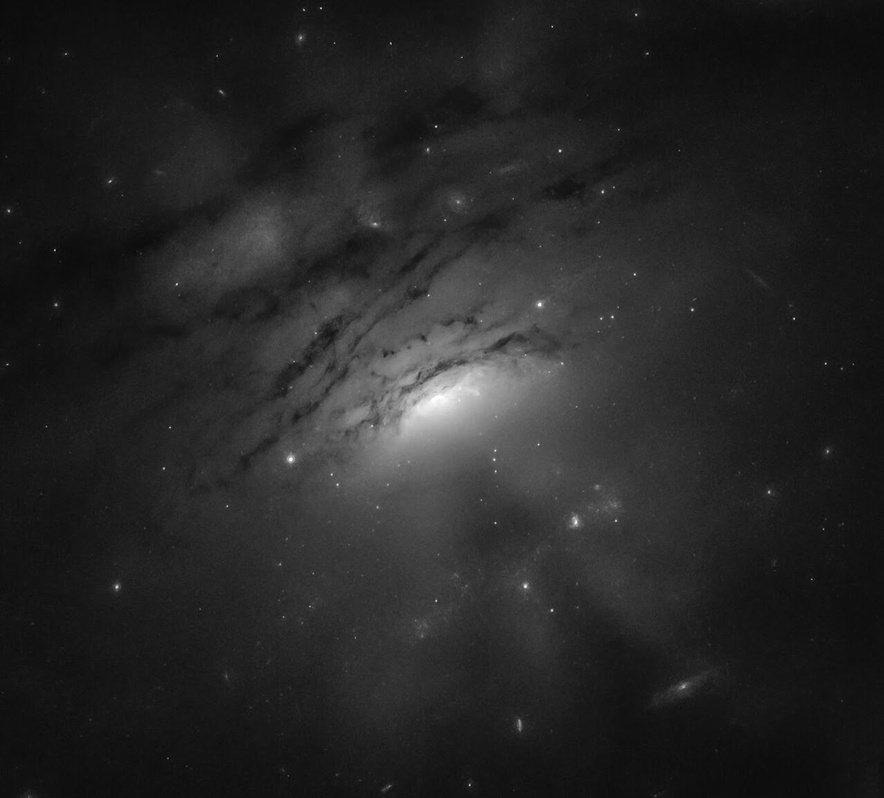
%> input picture lab3/dark_rays.jpg, 884 x 798 px, shrunk from 1277 x 1152 before the run
$ octave lab3_6110450103.m   (GNU Octave 9; MATLAB toolbox functions it lacks are replaced by stand-ins)
%> lines starting %> are read from the running program, lines starting %| are printed output that depends on the picture
im1 = imread('dark_rays.jpg');
%> im1 is the input picture: size 798x884x3 uint8; min 6, max 255, mean 37.6
im2 = imread('stellar_wildfire_n.jpg');
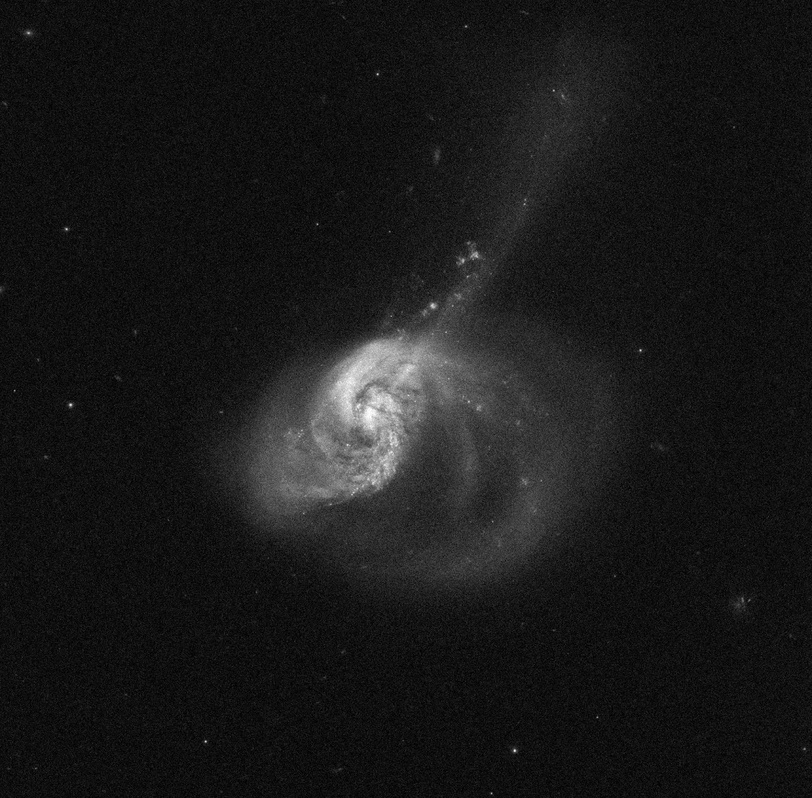
%> input picture lab3/stellar_wildfire_n.jpg, 812 x 798 px, shrunk from 1172 x 1152 before the run
%> im2 is the input picture: size 798x812x3 uint8; min 0, max 255, mean 24.9
im3 = rgb2gray(im2);
figure(1); imshow(im1);
h = fspecial('average',5);
B = imfilter(im1,h);
C = im1 - B;
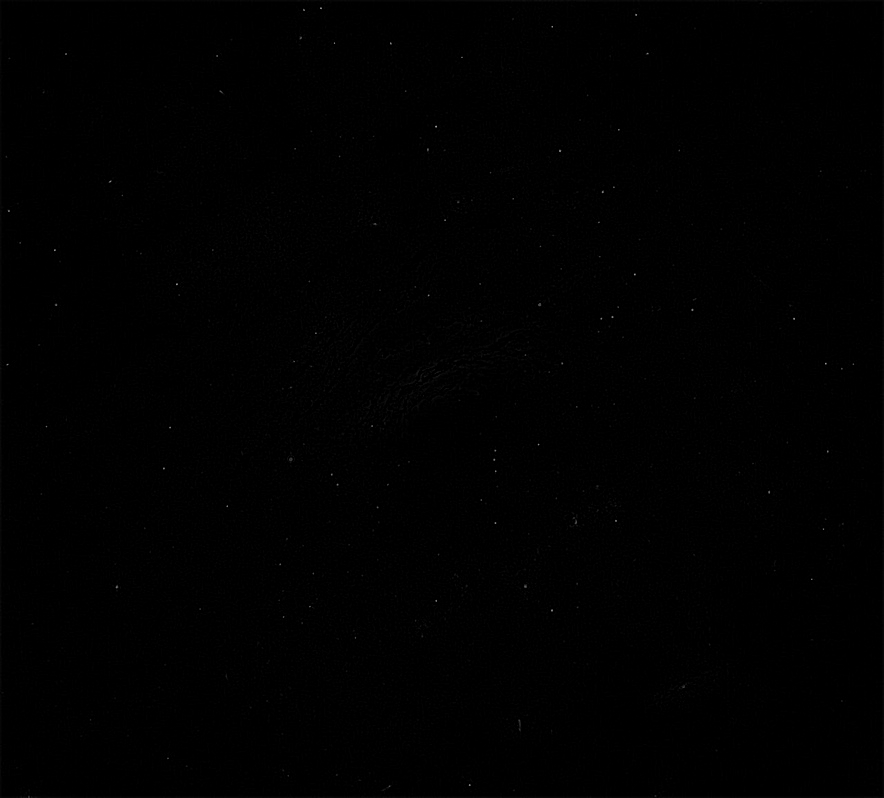
%> C: size 798x884x3 uint8; min 0, max 154, mean 0.7
output1 = im1 + 2*C;
figure(2); imshow(output1);
F = medfilt2(im3);
h1 = fspecial('average',7);
D = imfilter(F,h1);
E = F - D;
output2 = F + 2*E;
figure(3); imshow(im2);
figure(4); imshow(output2);
% imwrite(output1,'drak_output1.jpg');
% imwrite(output2,'stellar_output2.jpg');
